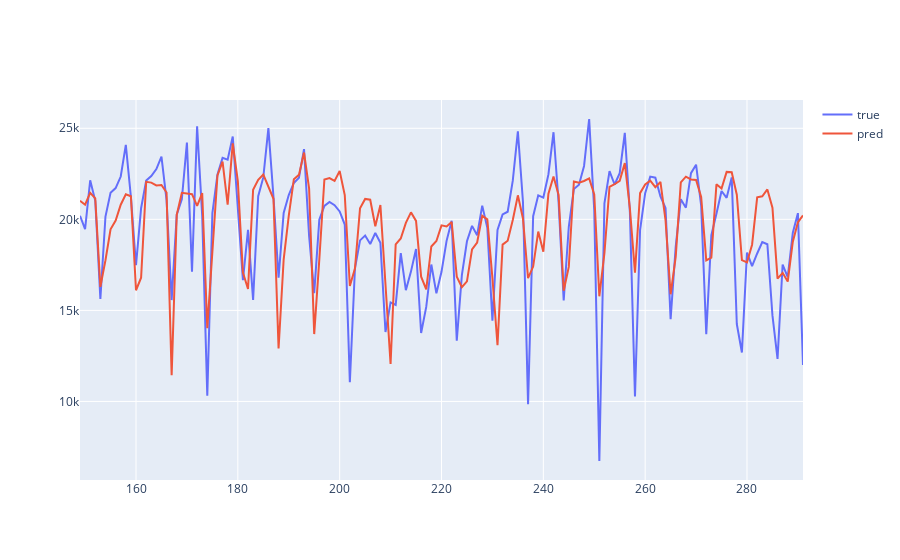

Notebook source saved alongside this figure:
### Code cell
clf = RFR()
clf.fit(X_tr, y_tr)
pred = clf.predict(X_te)

df_pred = pd.DataFrame(y_te).rename(columns={'Débit horaire':'true'}).reset_index()
df_pred['pred'] = pred
df_pred = df_pred.sort_values('day')

fig = go.Figure()
fig.add_trace(
    go.Scatter(x=df_pred.day, y=df_pred['true'], name='true')
)
fig.add_trace(
    go.Scatter(x=df_pred.day, y=df_pred['pred'], name='pred')
)
fig.show()

#plt.plot(df_pred.day, df_pred['true'])
#plt.plot(df_pred.day, df_pred['pred'])

print(metrics.mean_squared_error(y_te, pred, squared=False))
print(metrics.mean_absolute_error(y_te, pred))

### Figure 1 — Plotly figure (JSON) as saved in the notebook; plotly's stock layout.template omitted (floating-point values rounded to 4 significant figures; data arrays with more than 128 entries replaced by an {"elided": "..."} marker saying what was removed)
{"data": [{"name": "true", "type": "scatter", "x": {"elided": "143 int values"}, "y": {"elided": "143 float values"}}, {"name": "pred", "type": "scatter", "x": {"elided": "143 int values"}, "y": {"elided": "143 float values"}}], "layout": {}}
